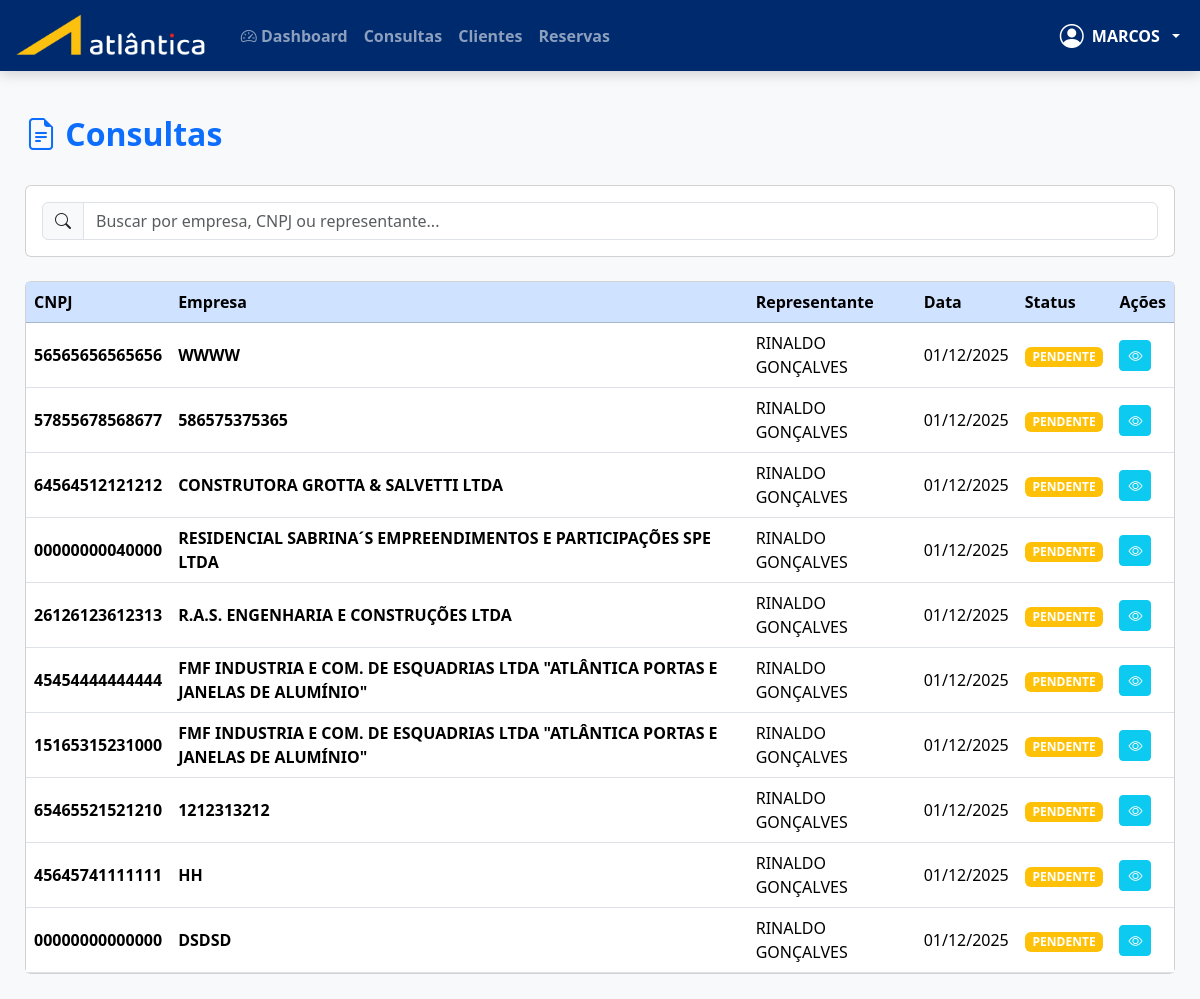
The page /consultas (signed in) on the database as committed earlier.
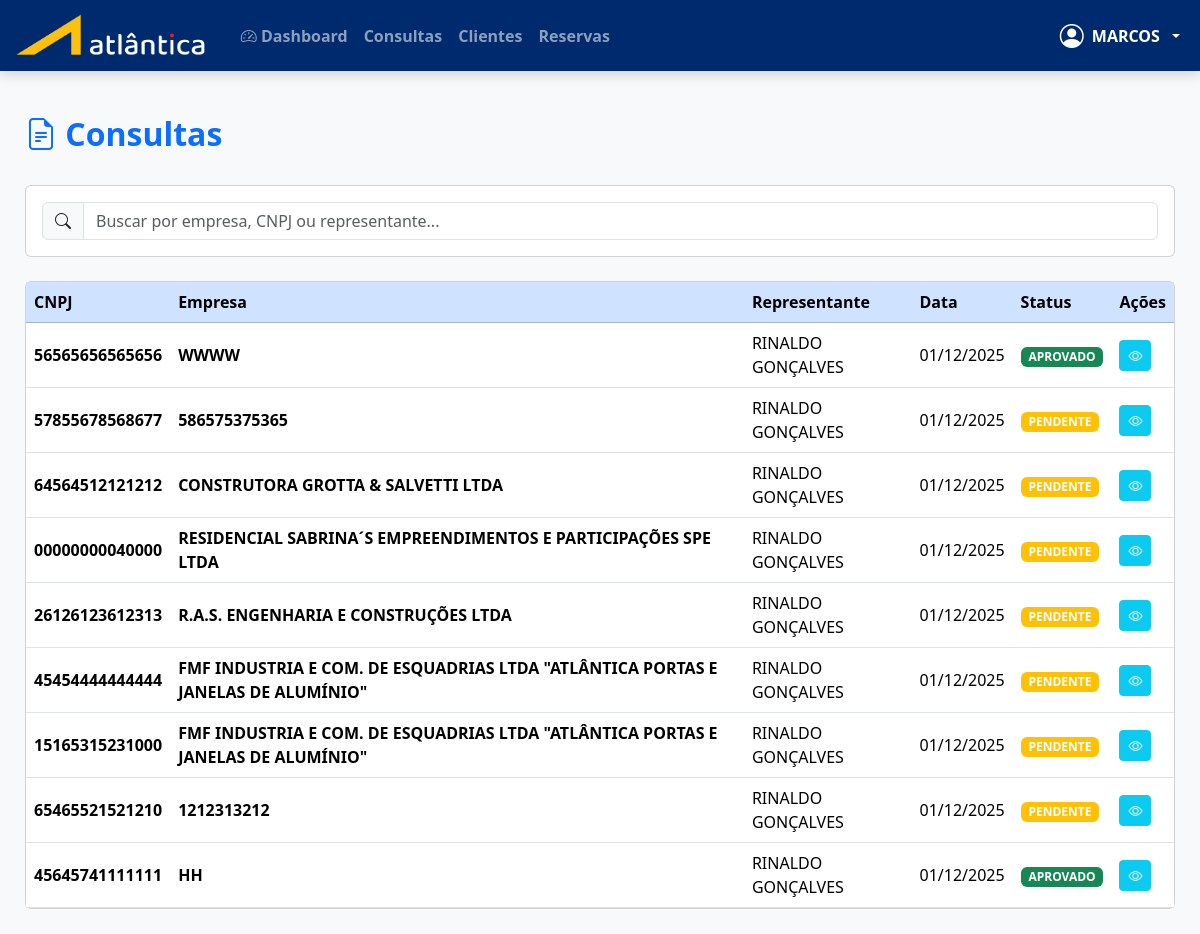
The same page on the database as committed later.
### app.py (models this page shows, shortened)
class Usuario(db.Model, UserMixin):
    id = db.Column(db.Integer, primary_key=True)
    nome = db.Column(db.String(100), nullable=False)
    email = db.Column(db.String(100), unique=True, nullable=False)
    telefone = db.Column(db.String(20))
    senha_hash = db.Column(db.String(255), nullable=False)
    tipo_usuario_id = db.Column(db.Integer, db.ForeignKey('tipo_usuario.id'))
    gerente_id = db.Column(db.Integer, db.ForeignKey('usuario.id'))
    nivel_acesso = db.Column(db.Integer, default=10)
    status = db.Column(db.String(10), default='ATIVO')
    tipo = db.relationship('TipoUsuario', backref='usuarios')
    gerente = db.relationship('Usuario', remote_side=[id], uselist=False)

class Consulta(db.Model):
    id = db.Column(db.Integer, primary_key=True)
    empresa = db.Column(db.String(100), nullable=False)
    razao_social = db.Column(db.String(150))
    cnpj = db.Column(db.String(18), unique=True, nullable=False)
    ie = db.Column(db.String(20))
    grupo = db.Column(db.String(100))
    cep = db.Column(db.String(9))
    logradouro = db.Column(db.String(100))
    numero = db.Column(db.String(10))
    complemento = db.Column(db.String(50))
    bairro = db.Column(db.String(50))
    cidade = db.Column(db.String(50))
    estado = db.Column(db.String(2))
    nome_contato = db.Column(db.String(100))
    telefone_contato = db.Column(db.String(20))
    email_contato = db.Column(db.String(100))
    nome_representante = db.Column(db.String(100))
    data_consulta = db.Column(db.DateTime, default=datetime.utcnow)
    status_consulta = db.Column(db.String(20), default='PENDENTE')
    motivo_negativa = db.Column(db.Text)

### app.py (the view)
@app.route('/consultas')
@login_required
@permissao_requerida("Consultas - Listar")
def consultas():
    query = Consulta.query.order_by(Consulta.data_consulta.desc())
    tipo = current_user.tipo.tipo_usuario.strip().lower()
    if tipo == 'representante':
        query = query.filter(
            func.trim(func.upper(Consulta.nome_representante)) == current_user.nome.strip().upper()
        )
    elif tipo == 'gerente':
        reps_do_gerente = Usuario.query.filter(
            Usuario.gerente_id == current_user.id,
            Usuario.tipo.has(TipoUsuario.tipo_usuario.ilike('%representante%'))
        ).with_entities(Usuario.nome).all()
        nomes_reps = [rep.nome.strip().upper() for rep in reps_do_gerente]
        if nomes_reps:
            query = query.filter(
                func.trim(func.upper(Consulta.nome_representante)).in_(nomes_reps)
            )
        else:
            query = query.filter(Consulta.id == 0)   # condição impossível
    consultas = query.all()
    representantes = Usuario.query.join(TipoUsuario)\
        .filter(TipoUsuario.tipo_usuario.ilike('%representante%'))\
        .order_by(Usuario.nome).all()
    return render_template(
        'consultas/index.html',
        consultas=consultas,
        representantes=representantes
    )

### app.py (called while the page is built)
def tem_permissao(nivel_necessario=None, funcao=None):
    if current_user.nivel_acesso == 0:  # Admin sempre pode tudo
        return True
    if nivel_necessario is not None and current_user.nivel_acesso > nivel_necessario:
        return False
    if funcao:
        config = Configuracao.query.first()
        if not config or not config.permissoes:
            return False
        try:
            permissoes = json.loads(config.permissoes)
            permissoes_do_nivel = permissoes.get(str(current_user.nivel_acesso), [])
            return funcao in permissoes_do_nivel
        except:
            return False
    return False

def permissao_requerida(funcao=None):
    @wraps(funcao)
    def decorator(f):
        @wraps(f)
        def wrapper(*args, **kwargs):
            if not tem_permissao(funcao=funcao):
                flash('Você não tem permissão para acessar esta função.', 'danger')
                return redirect(url_for('dashboard'))
            return f(*args, **kwargs)
        return wrapper
    return decorator

@login_manager.user_loader
def load_user(id):
    return Usuario.query.get(int(id))

@app.after_request
def after_request(response):
    response.headers["Cache-Control"] = "no-cache, no-store, must-revalidate, public, max-age=0"
    response.headers["Expires"] = "0"
    response.headers["Pragma"] = "no-cache"
    return response

@app.after_request
def add_no_cache(response):
    if request.path.startswith('/reservas'):
        response.headers['Cache-Control'] = 'no-store, no-cache, must-revalidate, max-age=0'
        response.headers['Pragma'] = 'no-cache'
    return response

@app.context_processor
def utility_processor():
    def hoje():
        return date.today()
    return dict(hoje=hoje)

### templates/consultas/index.html (shortened to what this page needs)
{% extends "base.html" %}
{% block content %}
<div class="d-flex justify-content-between align-items-center mb-4">
    <h2 class="text-primary fw-bold">
        <i class="bi bi-file-earmark-text"></i> Consultas
    </h2>
</div>
<div class="card card-atlantica mb-4">
    <div class="card-body">
        <div class="input-group">
            <span class="input-group-text"><i class="bi bi-search"></i></span>
            <input type="text" class="form-control" placeholder="Buscar por empresa, CNPJ ou representante..." id="busca">
        </div>
    </div>
</div>
<div class="card card-atlantica">
    <div class="card-body p-0">
        <div class="table-responsive">
            <table class="table table-hover mb-0 align-middle" id="tabelaClientes">
                <thead class="table-primary">
                <tr>
                    <th>CNPJ</th>
                    <th>Empresa</th>
                    <th>Representante</th>
                    <th>Data</th>
                    <th>Status</th>
                    <th>Ações</th>
                </tr>
            </thead>
            <tbody>
                {% for c in consultas %}
                <tr>
                    <td><strong>{{ c.cnpj }}</strong></td>
                    <td class="text-uppercase fw-bold">{{ c.empresa }}</td>
                    <td>{{ c.nome_representante }}</td>
                    <td>{{ c.data_consulta.strftime('%d/%m/%Y') }}</td>
                    <td>
                        <span class="badge bg-{{ 'warning' if c.status_consulta=='PENDENTE' else 'success' if c.status_consulta=='APROVADO' else 'danger' }}">
                            {{ c.status_consulta }}
                        </span>
                    </td>
                    <td>
    <button class="btn btn-sm btn-info text-white me-1" onclick="location.href='/consultas/ver/{{c.id}}'">
        <i class="bi bi-eye"></i>
    </button>
</td>
                </tr>
                {% endfor %}
            </tbody>
        </table>
    </div>
</div>
{% endblock %}

### templates/base.html (shortened to what this page needs)
<!DOCTYPE html>
<html lang="pt-BR">
<head>
    <link href="https://cdn.jsdelivr.net/npm/bootstrap@5.3.3/dist/css/bootstrap.min.css" rel="stylesheet">
    <link href="https://cdn.jsdelivr.net/npm/bootstrap-icons@1.11.3/font/bootstrap-icons.css" rel="stylesheet">
    <link rel="stylesheet" href="{{ url_for('static', filename='css/style.css') }}">
</head>
<body>
<nav class="navbar navbar-expand-lg navbar-dark navbar-atlantica navbar-fixed">
        <div class="container-fluid">
            <a class="navbar-brand fw-bold d-flex align-items-center" href="{{ url_for('dashboard') if current_user.is_authenticated else url_for('login') }}">
                <img src="{{ url_for('static', filename='img/logo-atlantica.png') }}" alt="Atlântica" height="45" class="me-2">
            </a>
            <div class="collapse navbar-collapse" id="navbarNav">
                <ul class="navbar-nav me-auto">
                    {% if current_user.is_authenticated %}
                        <li class="nav-item">
                            <a class="nav-link" href="{{ url_for('dashboard') }}">
                                <i class="bi bi-speedometer2"></i> Dashboard
                            </a>
                        </li>
                            {% if tem_permissao("Consultas - Listar") and endpoint_existe('consultas') %}
                        <li class="nav-item">
                            <a class="nav-link" href="{{ url_for('consultas') }}">Consultas</a>
                        </li>
                        {% endif %}
                         {% if tem_permissao("Clientes - Listar") and endpoint_existe('clientes') %}
                        <li class="nav-item">
                            <a class="nav-link" href="{{ url_for('clientes') }}">Clientes</a>
                        </li>
                        {% endif %}
                        {% if tem_permissao("Reservas - Listar") and endpoint_existe('reservas') %}
                        <li class="nav-item">
                            <a class="nav-link" href="{{ url_for('reservas') }}">Reservas</a>
                        </li>
                        {% endif %}
                    {% endif %}
                </ul>
                <ul class="navbar-nav ms-auto align-items-center">
                    {% if current_user.is_authenticated %}
                    <li class="nav-item dropdown">
                        <a class="nav-link dropdown-toggle text-white fw-bold d-flex align-items-center gap-2" href="#" data-bs-toggle="dropdown">
                            <i class="bi bi-person-circle fs-4"></i>
                            <div class="text-start">
                                <div>{{ current_user.nome.split()[0] }}</div>
                            </div>
                        </a>
                    </li>
                    {% else %}
                    <li class="nav-item">
                        <a class="nav-link" href="{{ url_for('login') }}">Entrar</a>
                    </li>
                    {% endif %}
                </ul>
            </div>
        </div>
    </nav>
    <div class="main-content">
        {% block content %}{% endblock %}
    </div>
</body>
</html>

### static/css/style.css (style rules this page uses)
:root { --azul-atlantica: #003087; --azul-claro: #005eb8; --cinza-claro: #f5f5f5; }
body { font-family: 'Roboto', sans-serif; background: var(--cinza-claro); }
.navbar { background: var(--azul-atlantica); }
.table { background: white; }
.text-uppercase { text-transform: uppercase; }

### templates/base.html (style rules this page uses)
:root { --azul-atlantica: #003087; }
body { background: #f8f9fa; font-family: 'Segoe UI', sans-serif; }
.navbar-fixed { position: fixed; top: 0; left: 0; right: 0; z-index: 1030; box-shadow: 0 4px 12px rgba(0,0,0,0.15); }
.main-content { margin-top: 90px; padding: 25px; }
.nav-link { font-weight: 600; transition: all 0.2s; }
:root { --azul-atlantica: #002A6E; }
.navbar-atlantica { background: var(--azul-atlantica) !important; }

Rows that differ between the two databases and show on the page:
removed Consulta: cnpj "00000000000000", empresa "DSDSD", nome_representante "RINALDO GONÇALVES", data_consulta "01/12/2025", status_consulta "PENDENTE"
changed Consulta "WWWW": status_consulta "PENDENTE" → "APROVADO"
changed Consulta "HH": status_consulta "PENDENTE" → "APROVADO"
